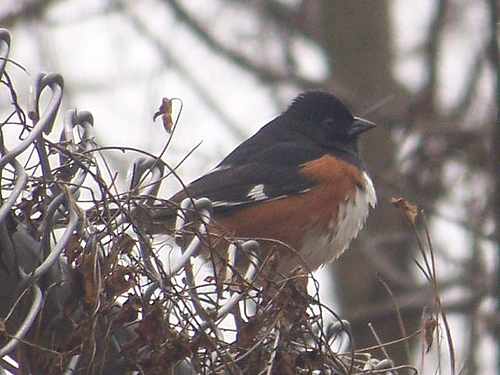
#> input picture projects/individual_project/images_2/sharpening_1.jpg, 500 x 375 px, given in place of int_adj_1.JPG, which was not available
$ python PDI_2020_1_PI1_BRUNA_MEDEIROS.py   (older library calls are emulated)
#> lines starting #> are read from the running program, lines starting #| are printed output that depends on the picture; pictures that were not available may be replaced by others from this repository, and a replacement may not be noted
#!/usr/bin/env python
# coding: utf-8

# # PDI - Projeto Individual 1
#
# - Data: 11/2020
# - Nome: Bruna Medeiros da Silva
# - Matrícula: 16/0048711
#
# - Professor: Renan Utida
# - Matéria: Processamento Digital de Imagens

# ## Imports - Importando Bibliotecas

# In[1]:


from scipy import signal
from numpy.fft import fft2, ifft2, fftshift, ifftshift
import matplotlib.pyplot as plt
import statistics
import numpy as np
import cv2


# ## 1. Ajuste de intensidade
#
# **Método:** Equalização de Histograma
#
# **Banco de Imagens:** [Home Objects](http://www.vision.caltech.edu/pmoreels/Datasets/Home_Objects_06/#Download)

# In[2]:


def my_histogram(image, plot = True, amax = 256, norm = False):
    if(len(image.shape) > 2):
        image = cv2.cvtColor(image, cv2.COLOR_BGR2GRAY)

    # Get number of lines and columns
    qntI, qntJ = image.shape

    # Creating Histogram manually
    histogram = np.zeros(amax)
    color = 0
    for i in range(qntI):
        for j in range(qntJ):
            color = image[i][j]
            # print(color)
            histogram[color] += 1

    if(norm):
        histogram = (histogram - np.amin(histogram)) /  (np.amax(histogram) - np.amin(histogram))

    if(plot):
        plt.figure()
        plt.stem(histogram, use_line_collection = True)
        plt.title('Original Image Histogram $p_r(r)$')
        plt.savefig('hist_original_fig')
        plt.show()
    return histogram

def cdf_pdf(pdf, plot = True):
    cdf = np.zeros(len(pdf))
    for h in range(len(pdf)):
        cdf[h] = np.sum(pdf[0: h + 1])
    if(plot):
        plt.figure()
        plt.stem(pdf, use_line_collection = True)
        plt.title('Probability Distribuition function (PDF) $p_z(z)$')
        plt.show()

        plt.figure()
        plt.stem(cdf, use_line_collection = True)
        plt.plot(cdf, 'k')
        plt.title('Cumulative Distribution Function (CDF) $G(z)$')
        plt.show()
    return cdf

def cdf_2D(img, plot = True, amax = 256, norm = False):
    cdf = np.zeros(amax)
    # sdf = np.zeros(amax)
    if(len(img.shape) > 2):
        img = cv2.cvtColor(img, cv2.COLOR_BGR2GRAY)

    # Get number of lines and columns
    qntI, qntJ = img.shape
    # Number of pixels
    qnt_pixels = qntI * qntJ

    histogram = my_histogram(img, amax = amax, norm = norm, plot = False)
    # print(len(histogram))
    for h in range(amax):
        cdf[h] = np.sum(histogram[0: h + 1]) / qnt_pixels
        # sdf[h] = histogram[h] / qnt_pixels


    if(plot):
        plt.figure()
        plt.stem(cdf, use_line_collection = True)
        plt.plot(cdf, 'k')
        plt.title('Cumulative Distribution Function (CDF) $G(s)$')
        plt.show()
    return cdf

def inv_cdf(img, required_pdf = None, amax = 256):
    if(len(img.shape) > 2):
        img = cv2.cvtColor(img, cv2.COLOR_BGR2GRAY)
    x, y = img.shape
    new_img = np.copy(img)

    if(required_pdf is None):
        required_pdf = np.divide(np.ones(amax), amax)
    s = np.round(np.multiply((amax - 1), cdf_2D(img, plot = False)))
    G = np.round(np.multiply((amax - 1), cdf_pdf(required_pdf, plot = False)))

    # [6 lines of commented-out code are left out]

    s = s.astype(np.uint8)
    new_z = np.zeros(amax)
    G_s = np.zeros(amax)
    diffs = []

    for k in range(amax):
        diffs = np.abs(np.subtract(G, s[k]))
        new_z[k] = np.argmin(diffs)
        G_s[s[k]] = np.argmin(diffs)

    plt.figure()
    plt.stem(G, linefmt = 'k', use_line_collection = True)
    plt.plot(s, '-or')
    plt.legend(['$s_k$', '$G(z_k)$'])
    plt.savefig('cdf_images')
    plt.show()

    plt.figure()
    markerline, stemlines, baseline = plt.stem(s, G_s[s], linefmt = 'k', markerfmt = '-oc', use_line_collection = True)
    plt.setp(baseline, color='k', linewidth=2)
    plt.setp(markerline, linewidth=3)
    plt.title('Mapping s in z')
    plt.xlabel('original values (s)')
    plt.ylabel('new values ($z = G^{-1}(s)$)')
    plt.savefig('transform_graph')
    plt.show()

    for i in range(x):
        for j in range(y):
            new_img[i][j] = new_z[img[i][j]]
    new_img = new_img.astype(np.uint8)
    return new_img


# In[114]:


img = cv2.imread("images_1/int_adj_1.JPG")
#> img is the input picture: shape (375, 500, 3); mean B, G, R 132, 132.8, 140.8
img = cv2.cvtColor(img, cv2.COLOR_BGR2GRAY)
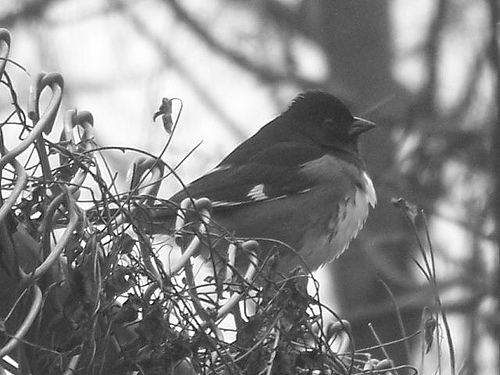
#> img: shape (375, 500); min 3, max 255, mean 135.1
new_img = inv_cdf(img)
#> after the loop in my_histogram, `for i in range(qntI):`: histogram = 256 values, max 2630 at index 88, min 0 at index 0, mean 732.4
#> after the loop in cdf_2D, `for h in range(amax):`: cdf = 256 values from 0 to 1
#> in inv_cdf, `s = np.round(np.multiply((amax - 1), cdf_2D(img, plot = False)))`: s = 256 values from 0 to 255
#> after the loop in inv_cdf, `for k in range(amax):`: G_s = 256 values, max 255 at index 255, min 0 at index 0, mean 99.23; new_z = 256 values from 0 to 255
#> (the run stopped early here; a loop or call above may not have finished)

$ run again, on projects/individual_project/images_2/sharpening_2.jpg
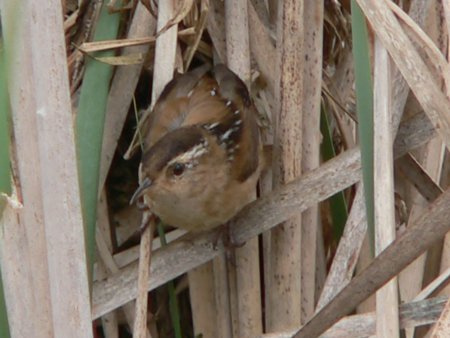
#> input picture projects/individual_project/images_2/sharpening_2.jpg, 450 x 338 px, given in place of int_adj_1.JPG, which was not available
#> img is the input picture: shape (338, 450, 3); mean B, G, R 103.1, 117.1, 129.3
#> `img = cv2.cvtColor(img, cv2.COLOR_BGR2GRAY)`:
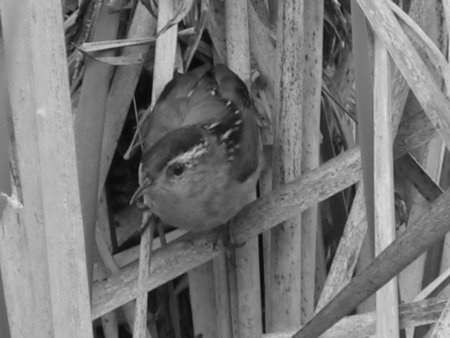
#> img: shape (338, 450); min 3, max 226, mean 119.1
#> after the loop in my_histogram, `for i in range(qntI):`: histogram = 256 values, max 1491 at index 181, min 0 at index 0, mean 594.1
#> after the loop in cdf_2D, `for h in range(amax):`: cdf = 256 values from 0 to 1
#> s = 256 values from 0 to 255
#> after the loop in inv_cdf, `for k in range(amax):`: G_s = 256 values, max 255 at index 255, min 0 at index 0, mean 79.57; new_z = 256 values from 0 to 255

$ run again, on projects/individual_project/images_2/sharpening_3.jpg
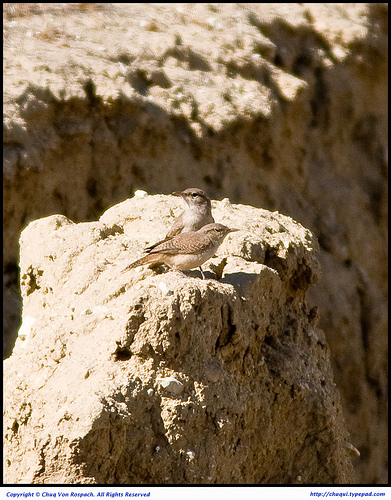
#> input picture projects/individual_project/images_2/sharpening_3.jpg, 391 x 500 px, given in place of int_adj_1.JPG, which was not available
#> img is the input picture: shape (500, 391, 3); mean B, G, R 89.8, 114.3, 133.6
#> `img = cv2.cvtColor(img, cv2.COLOR_BGR2GRAY)`:
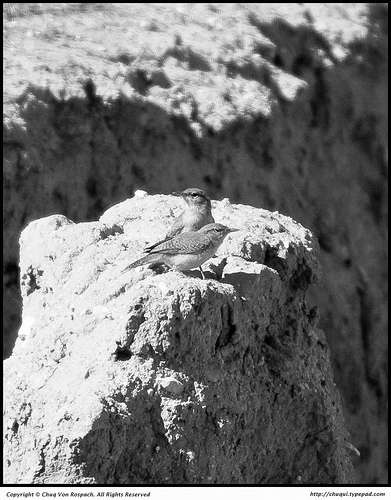
#> img: shape (500, 391); min 0, max 255, mean 117.3
#> after the loop in my_histogram, `for i in range(qntI):`: histogram = 256 values, max 2856 at index 64, min 68 at index 8, mean 763.7
#> after the loop in cdf_2D, `for h in range(amax):`: cdf = 256 values from 0.00701 to 1
#> s = 256 values from 2 to 255
#> after the loop in inv_cdf, `for k in range(amax):`: G_s = 256 values, max 255 at index 255, min 0 at index 0, mean 88.81; new_z = 256 values from 1 to 255
